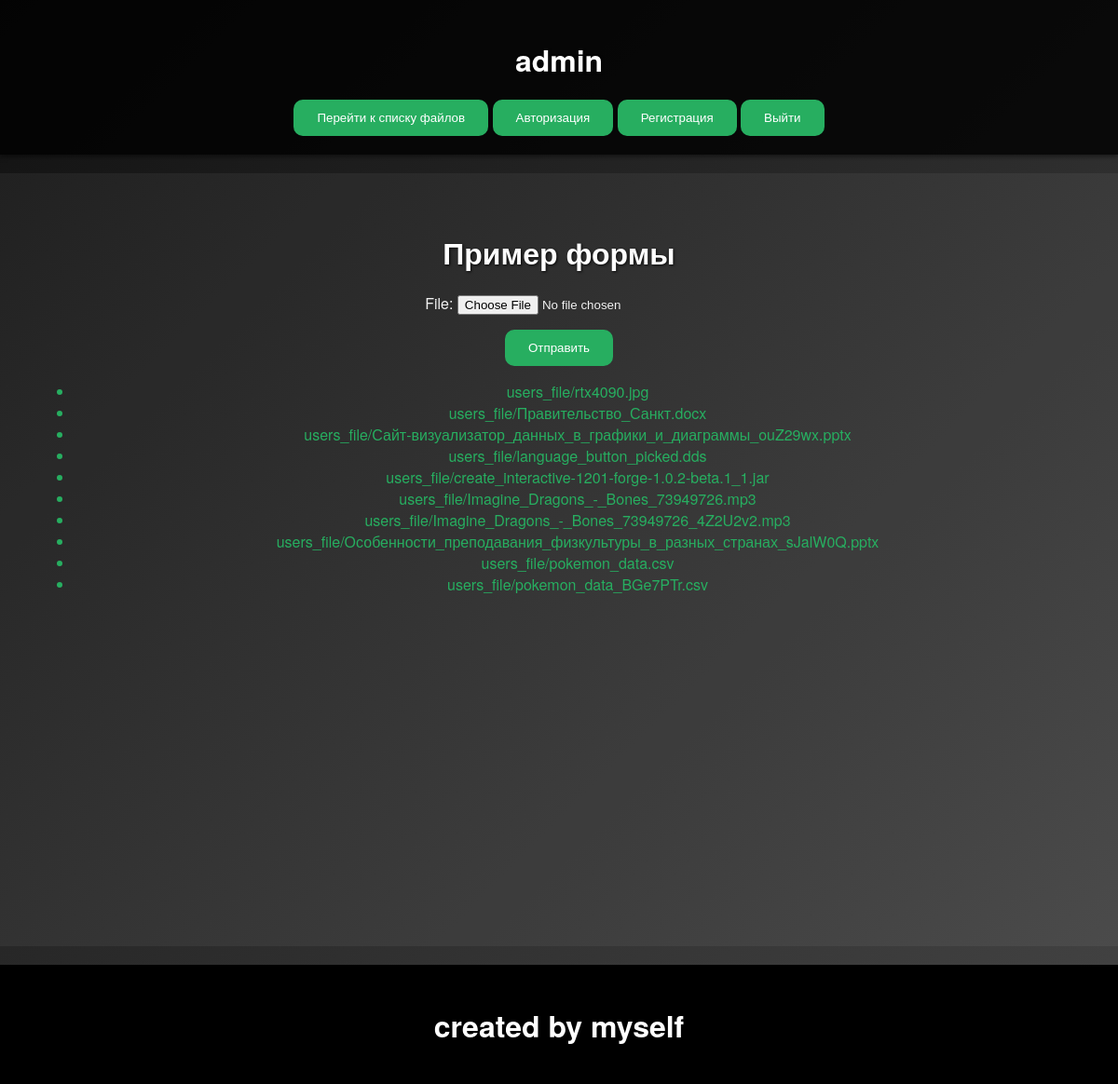
The page /add_file/ (signed in) on the database its author committed.
### first1site/models.py (models this page shows, shortened)
class NewUser(AbstractUser):
    pass

class UserFile(models.Model):
    user = models.ForeignKey('NewUser', on_delete=models.CASCADE)
    file = models.FileField(
        upload_to="users_file/",
        blank=True,
        null=True,
        validators=[v]
    )
    data = models.DateTimeField(auto_now_add=True)

### first1site/views.py (the view)
# urls.py: path('add_file/', views.load_file, name='load_file'),
def load_file(request):
    if request.method == 'POST' and request.FILES['file']:
        form = UserFileForm(request.POST, request.FILES)
        if form.is_valid():
            userfile = form.save(commit=False)
            userfile.user = request.user
            userfile.save()
            messages.success(request, "Форма успешно отправлена!")
        elif not form.is_valid():
            print(form.errors)
            messages.error(request, "Разрешены только CSV файлы!")
        return HttpResponseRedirect(request.path)
    else:
        form = UserFileForm()
    all_files = UserFile.objects.filter(user=request.user)
    return render(request, 'file_form.html', {'file_form': form, 'all_files': all_files})

### first1site/forms.py
class UserFileForm(forms.ModelForm):
    class Meta:
        model = UserFile
        fields = ['file']

### first1site/templates/file_form.html (shortened to what this page needs)
{% extends "base.html" %}
{% load static %}
{% block content%}
    <h1>Пример формы</h1>
    <form method="post" enctype="multipart/form-data">
        {{ file_form.as_p}}
        <button type="submit">Отправить</button>
    </form>
    <ul>
        {% if user.is_authenticated %}
        {% for file in all_files %}
        <a href="/add_file/{{file.id}}"><li>{{file.file}}</li>
        {% endfor %}
        {% endif %}
    </ul>
{%endblock%}

### first1site/templates/base.html (shortened to what this page needs)
{% load static %}
<!DOCTYPE html>
<html lang="ru">
<head>
    <link rel="stylesheet" href="{% static 'css/style.css' %}">
</head>
<body>
    <div id = 'header'>
        <h1>{{user.username}}</h1>
        {% if user.is_authenticated %}
        <a href="{% url 'load_file' %}">
            <button>Перейти к списку файлов</button>
        </a>
        {% endif %}
        <a href="{% url 'login' %}">
            <button>Авторизация</button>
        </a>
        <a href="{% url 'registration' %}">
            <button>Регистрация</button>
        </a>
        {% if user.is_authenticated %}
        <a href="{% url 'logout' %}">
            <button>Выйти</button>
        </a>
        {% endif %}
    </div>
    <div id='main'>
        {% block content%}
        {%endblock%}
    </div>
    <div id = 'footer'><h1>created by myself</h1> </div>
</body>
</html>

### first1site/static/css/style.css (style rules this page uses)
body { font-family: 'Helvetica Neue', Arial, sans-serif; background: linear-gradient(135deg, #111, #444); color: #f1f1f1; margin: 0; padding: 0; text-align: center; }
#header { background: rgba(0, 0, 0, 0.8); padding: 20px; box-shadow: 0 2px 5px rgba(0, 0, 0, 0.5); margin-bottom: 20px; }
#main { background: rgba(255, 255, 255, 0.05); min-height: 750px; padding: 40px; }
#footer { background: #000; color: #fff; padding: 20px; margin-top: 20px; }
h1, h2, h3 { color: #fff; margin-bottom: 20px; text-shadow: 1px 1px 3px rgba(0,0,0,0.8); }
button { background-color: #27ae60; color: #fff; border: none; border-radius: 10px; padding: 12px 25px; cursor: pointer; transition: background-color 0.3s ease, transform 0.3s ease; }
a { color: #27ae60; text-decoration: none; transition: color 0.3s ease; }
div { margin: 0; padding: 0; }

### rows shown on the page
NewUser: username "admin"
UserFile: file "users_file/rtx4090.jpg"
UserFile: file "users_file/Правительство_Санкт.docx"
UserFile: file "users_file/Сайт-визуализатор_данных_в_графики_и_диаграммы_ouZ29wx.pptx"
UserFile: file "users_file/language_button_picked.dds"
UserFile: file "users_file/create_interactive-1201-forge-1.0.2-beta.1_1.jar"
UserFile: file "users_file/Imagine_Dragons_-_Bones_73949726.mp3"
UserFile: file "users_file/Imagine_Dragons_-_Bones_73949726_4Z2U2v2.mp3"
UserFile: file "users_file/Особенности_преподавания_физкультуры_в_разных_странах_sJalW0Q.pptx"
UserFile: file "users_file/pokemon_data.csv"
UserFile: file "users_file/pokemon_data_BGe7PTr.csv"
